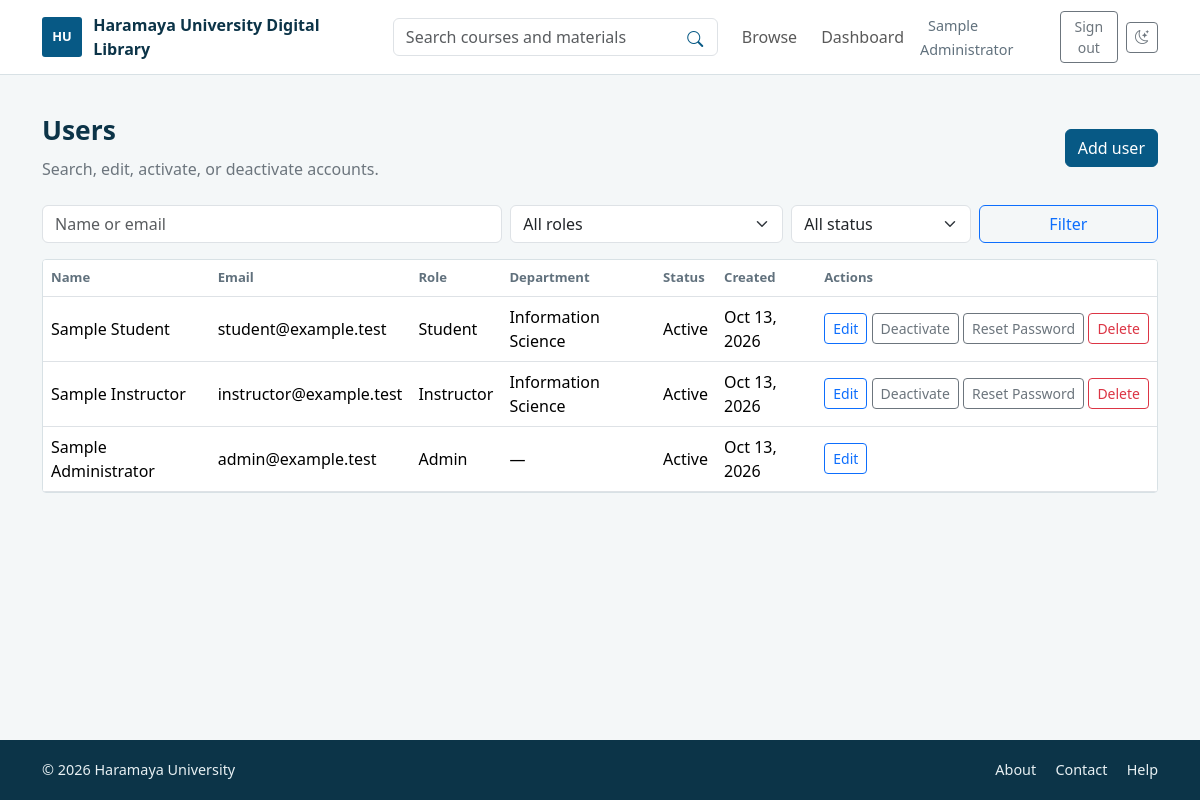
/admin/users.php (signed in), run on the app's committed database.
### tables this page shows
CREATE TABLE IF NOT EXISTS users (
    user_id BIGINT UNSIGNED NOT NULL AUTO_INCREMENT,
    name VARCHAR(120) NOT NULL,
    email VARCHAR(254) NOT NULL,
    password VARCHAR(255) NOT NULL,
    role ENUM('student', 'instructor', 'admin') NOT NULL DEFAULT 'student',
    department_id SMALLINT UNSIGNED NULL,
    is_active TINYINT(1) NOT NULL DEFAULT 1,
    created_at TIMESTAMP NOT NULL DEFAULT CURRENT_TIMESTAMP,
    PRIMARY KEY (user_id),
    UNIQUE KEY uq_users_email (email),
    KEY idx_users_role_department (role, department_id),
    KEY idx_users_active_role (is_active, role),
    CONSTRAINT chk_users_is_active CHECK (is_active IN (0, 1)),
    CONSTRAINT fk_users_department
        FOREIGN KEY (department_id) REFERENCES departments (department_id)
        ON UPDATE CASCADE
        ON DELETE SET NULL
);

CREATE TABLE IF NOT EXISTS departments (
    department_id SMALLINT UNSIGNED NOT NULL AUTO_INCREMENT,
    name VARCHAR(150) NOT NULL,
    college_id SMALLINT UNSIGNED NOT NULL,
    PRIMARY KEY (department_id),
    UNIQUE KEY uq_departments_college_name (college_id, name),
    CONSTRAINT fk_departments_college
        FOREIGN KEY (college_id) REFERENCES colleges (college_id)
        ON UPDATE CASCADE
        ON DELETE RESTRICT
);

### includes/functions.php (called while the page is built, shortened)
<?php
function e(mixed $value): string
{
    return htmlspecialchars((string) $value, ENT_QUOTES | ENT_SUBSTITUTE, 'UTF-8');
}
function sanitize(mixed $value): string
{
    return trim(str_replace("\0", '', (string) $value));
}
function site_url(string $path = ''): string
{
    $base = BASE_URL;
    $path = ltrim($path, '/');
    return $base . ($path === '' ? '/' : '/' . $path);
}

### admin/users.php (the view, shortened to what this page needs)
<?php
require_once __DIR__ . '/../includes/auth.php';
$search = sanitize($_GET['q'] ?? '');
$role = sanitize($_GET['role'] ?? '');
$active = sanitize($_GET['active'] ?? 'all');
$statement = $pdo->prepare(
    'SELECT u.user_id, u.name, u.email, u.role, u.is_active, u.created_at, d.name AS department
     FROM users AS u LEFT JOIN departments AS d ON d.department_id = u.department_id
     WHERE (:search_blank = \'\' OR u.name LIKE :name_search OR u.email LIKE :email_search)
       AND (:role_blank = \'\' OR u.role = :role_filter)
       AND (:active_all = 1 OR u.is_active = :active_filter)
     ORDER BY u.created_at DESC LIMIT 200'
);
$term = '%' . $search . '%';
$statement->execute([
    'search_blank' => $search,
    'name_search' => $term,
    'email_search' => $term,
    'role_blank' => in_array($role, ['student', 'instructor', 'admin'], true) ? 'set' : '',
    'role_filter' => $role,
    'active_all' => in_array($active, ['0', '1'], true) ? 0 : 1,
    'active_filter' => in_array($active, ['0', '1'], true) ? (int) $active : 0,
]);
$users = $statement->fetchAll();
require __DIR__ . '/../includes/header.php';
?>
<main class="container page-shell">
    <div class="page-toolbar"><div><h1 class="page-title">Users</h1><p class="text-secondary mb-0">Search, edit, activate, or deactivate accounts.</p></div><a class="btn btn-primary" href="<?= e(site_url('admin/user_edit.php')) ?>">Add user</a></div>
    <form class="row g-2 mb-3" method="get"><div class="col-12 col-md-5"><label class="visually-hidden" for="q">Search users</label><input class="form-control" id="q" name="q" value="<?= e($search) ?>" placeholder="Name or email"></div>
        <div class="col-6 col-md-3"><select class="form-select" id="role" name="role"><option value="">All roles</option></select></div>
        <div class="col-6 col-md-2"><select class="form-select" id="active" name="active"><option value="all">All status</option></select></div><div class="col-12 col-md-2"><button class="btn btn-outline-primary w-100" type="submit">Filter</button></div></form>
    <div class="table-responsive content-panel p-0"><table class="table align-middle mb-0"><thead><tr><th>Name</th><th>Email</th><th>Role</th><th>Department</th><th>Status</th><th>Created</th><th>Actions</th></tr></thead><tbody>
        <?php foreach ($users as $user): ?><tr><td><?= e($user['name']) ?></td><td><?= e($user['email']) ?></td><td><?= e(ucfirst($user['role'])) ?></td><td><?= e($user['department'] ?? '—') ?></td><td><?= (int) $user['is_active'] === 1 ? 'Active' : 'Inactive' ?></td><td><?= e(date('M j, Y', strtotime($user['created_at']))) ?></td>
            <td class="text-nowrap"><a class="btn btn-sm btn-outline-primary" href="<?= e(site_url('admin/user_edit.php?id=' . (int) $user['user_id'])) ?>">Edit</a>
                <?php if ((int) $user['user_id'] !== (int) $_SESSION['user_id']): ?>
                    <?php foreach ([(int) $user['is_active'] === 1 ? 'deactivate' : 'activate', 'reset_password', 'delete'] as $action): ?>
                        <form class="d-inline" method="post" data-confirm="<?= $action === 'delete' ? 'Delete this account? Existing uploads may prevent deletion.' : ($action === 'reset_password' ? 'Reset password and show a temporary password once?' : 'Change account activation?') ?>">
                            <button class="btn btn-sm <?= $action === 'delete' ? 'btn-outline-danger' : 'btn-outline-secondary' ?>" type="submit"><?= e(ucwords(str_replace('_', ' ', $action))) ?></button>
                        </form>
                    <?php endforeach; ?>
                <?php endif; ?>
            </td></tr><?php endforeach; ?>
    </tbody></table></div>
</main>
<?php require __DIR__ . '/../includes/footer.php'; ?>

### assets/css/style.css (style rules this page uses)
:root { color-scheme: light; --ink: #172b3a; --muted: #61717d; --blue: #075985; --blue-deep: #0c3448; --gold: #d5a12b; --paper: #f4f7f8; --line: #d8e1e5; --surface: #ffffff; }
* { box-sizing: border-box; }
body { min-height: 100vh; display: flex; flex-direction: column; color: var(--ink); background: var(--paper); }
.page-shell { flex: 1; padding-top: 2.5rem; padding-bottom: 3.5rem; }
.page-title { margin-bottom: .65rem; color: var(--blue-deep); font-size: 1.65rem; font-weight: 700; }
.form-panel, .content-panel { padding: clamp(1rem, 3vw, 1.5rem); border: 1px solid var(--line); border-radius: 4px; background: var(--surface); }
.btn-primary { --bs-btn-bg: var(--blue); --bs-btn-border-color: var(--blue); --bs-btn-hover-bg: var(--blue-deep); --bs-btn-hover-border-color: var(--blue-deep); }
.table { --bs-table-bg: var(--surface); }
.table thead th { color: var(--muted); font-size: .82rem; font-weight: 700; white-space: nowrap; }
.page-toolbar { display: flex; align-items: center; justify-content: space-between; gap: 1rem; margin-bottom: 1.5rem; }

### data on the page
users: name "Sample Student", email "student@example.test", role "Student", department.name "Information Science", shows "Active", created_at "Oct 13, 2026", is_active "Deactivate", is_active "Reset Password", is_active "Delete"
users: name "Sample Instructor", email "instructor@example.test", role "Instructor", department.name "Information Science", shows "Active", created_at "Oct 13, 2026", is_active "Deactivate", is_active "Reset Password", is_active "Delete"
users: name "Sample Administrator", email "admin@example.test", role "Admin", department "—", is_active "Active", created_at "Oct 13, 2026"

### other printed values
$siteTitle "Haramaya University Digital Library"
$_SESSION['name'] "Sample Administrator"
